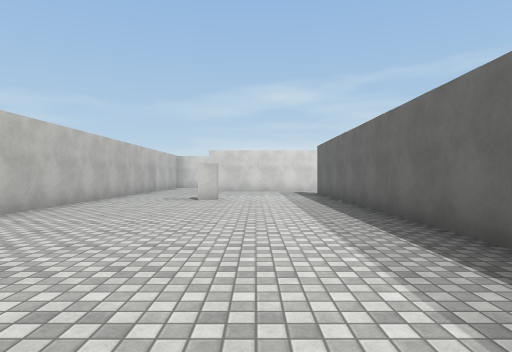
View 1 (above)

24 first-person views from a walk through a Unity game level. The camera is 1.3 m above the floor, looks level and sees 75° across. The floor is counted in squares, 2 m on a side. Each view is taken from the middle of a square. On the plan, view 1 faces up. The plan holds only what a view shows up to about 10 squares ahead; the rest is blank. The player is left out. Surface patterns are stand-ins for the level's own textures.

View 2
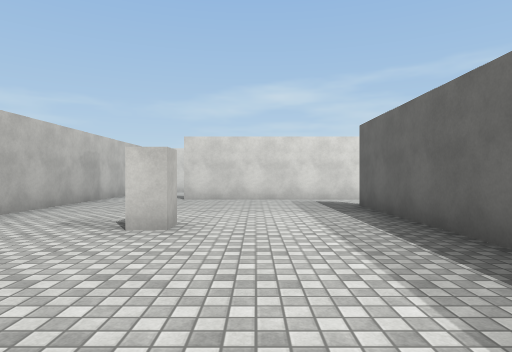

View 3
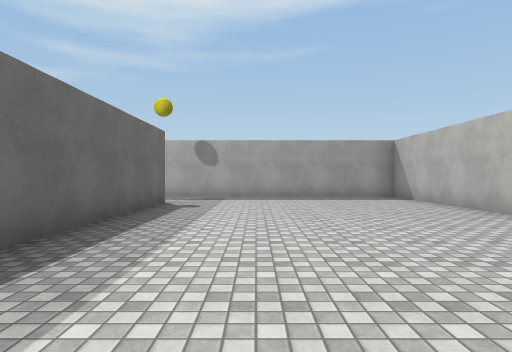

View 4
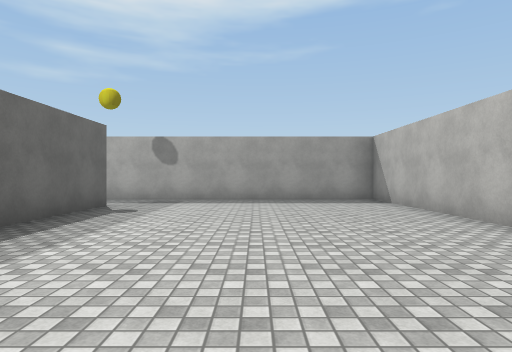

View 5
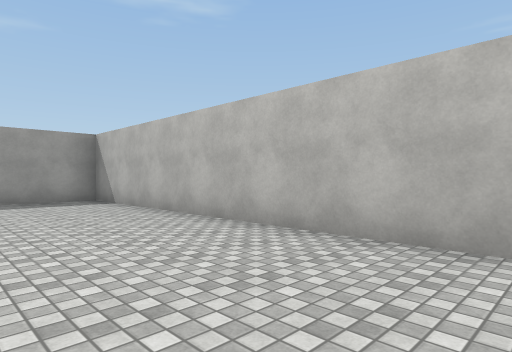

View 6
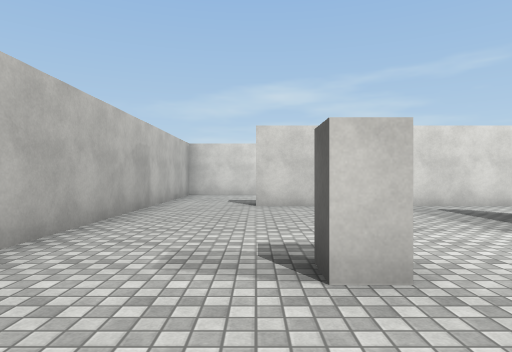

View 7
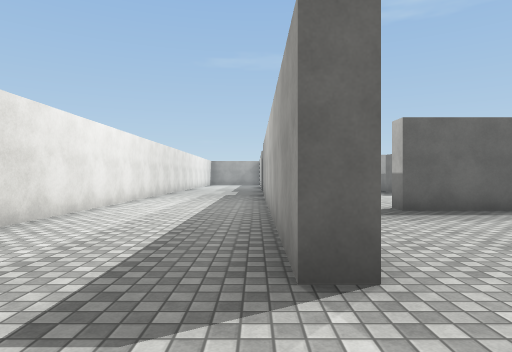

View 8
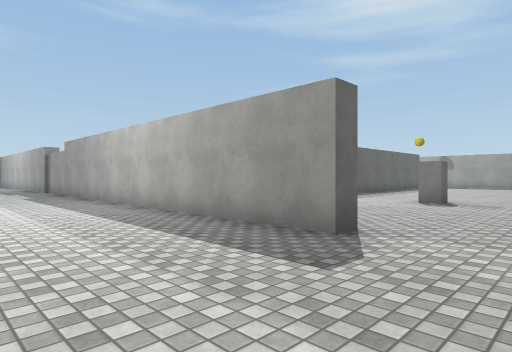

View 9
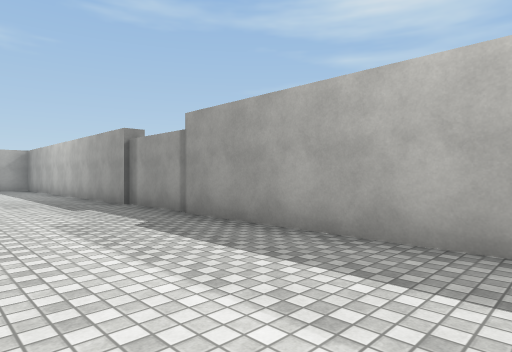

View 10
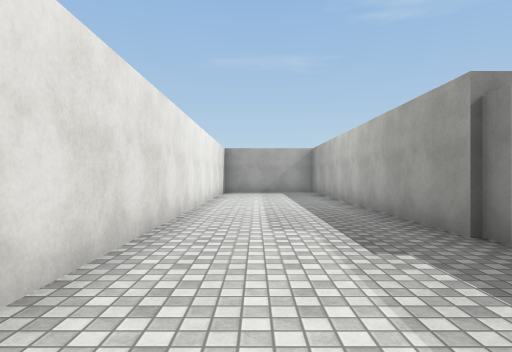

View 11
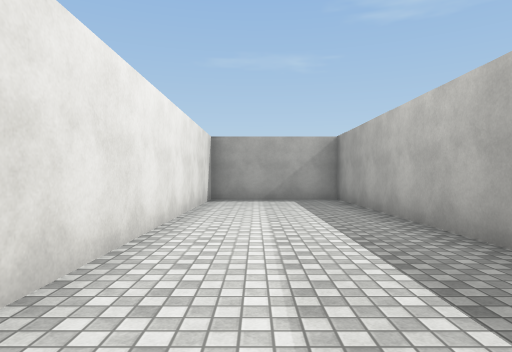

View 12
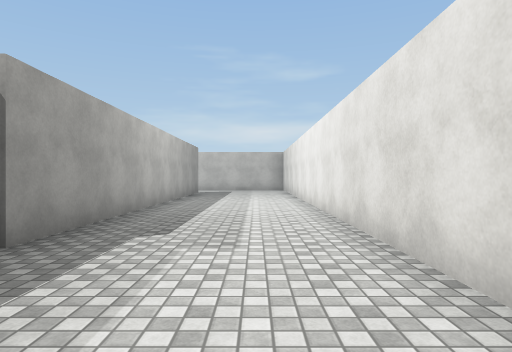

View 13
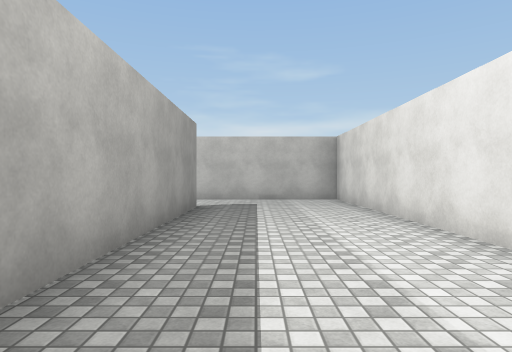

View 14
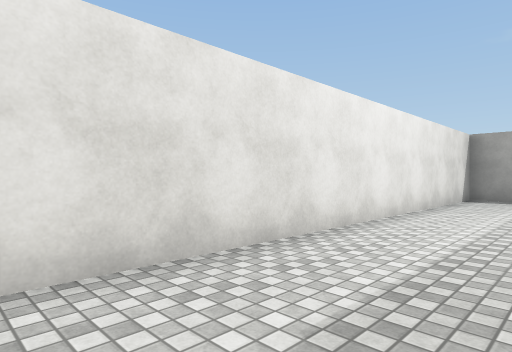

View 15
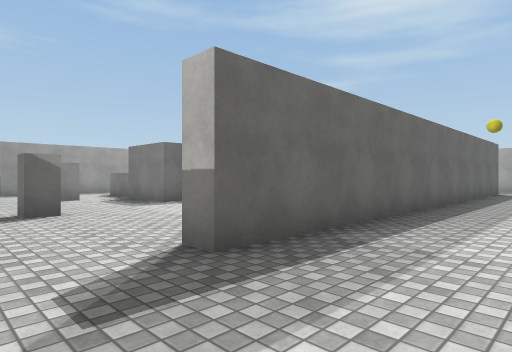

View 16
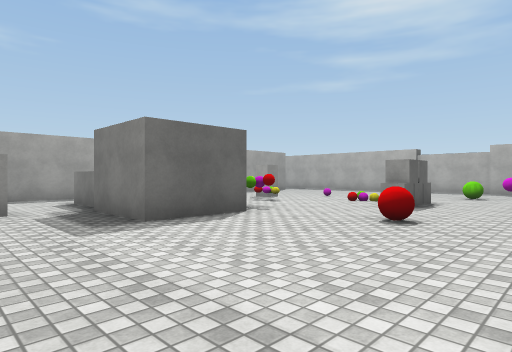

View 17
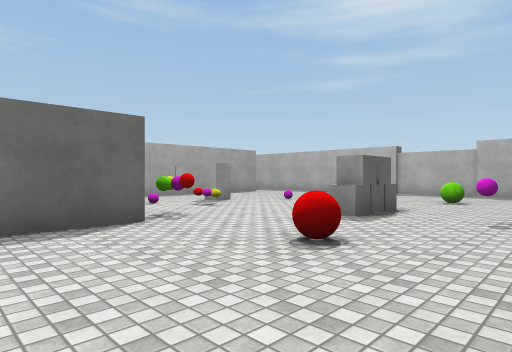

View 18
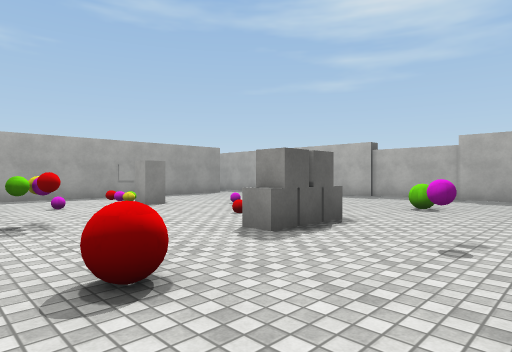

View 19
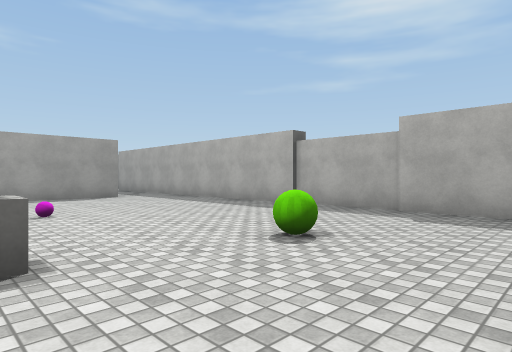

View 20
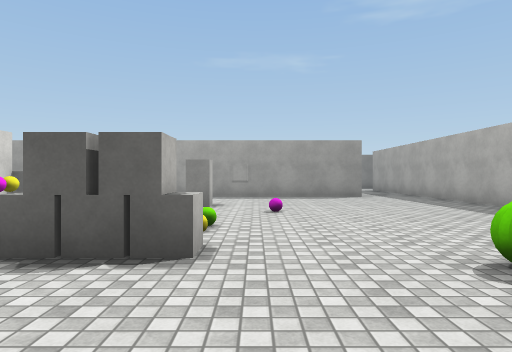

View 21
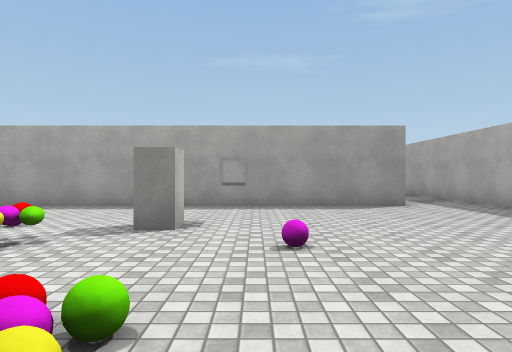

View 22
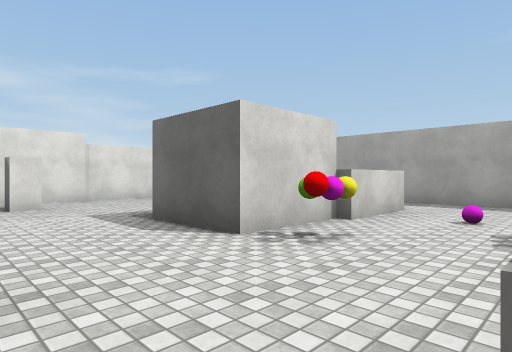

View 23
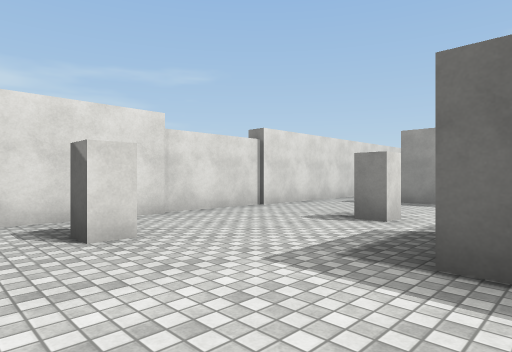

View 24
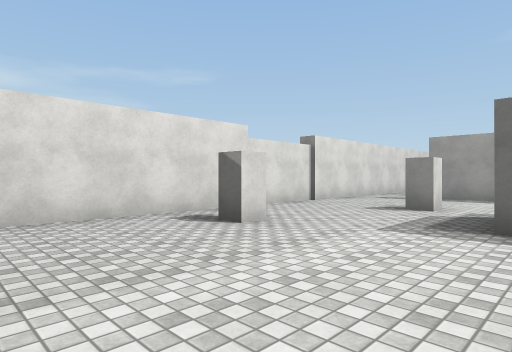

### Floor plan
Ten units are one square. View 1 is at (0, 0); x grows to the right and y downward. Boxes are objects, and circles mark ways between rooms. Rooms are numbered by the first view taken in them; rooms with no view inside come last. Other rooms are left out.
<svg viewBox="-48 -187 256 215">
<path fill="none" stroke="#000" d="M22 2 22 -122M25 -142 -20 -142M-43 -144 -43 23 24 23M-20 -142 -20 -147 203 -147 203 -182 -43 -182 -43 -144M95 -77 75 -77 75 -97 95 -97M102 -95 115 -95M115 -75 95 -75M22 -122 28 -122M132 2 132 -122M24 23 125 23M124 -142 25 -142"/>
<rect x="-15" y="-95" width="10" height="10" fill="#bbb"><title>block</title></rect>
<rect x="35" y="-55" width="10" height="10" fill="#bbb"><title>ball</title></rect>
<rect x="45" y="-15" width="10" height="10" fill="#bbb"><title>green ball</title></rect>
<rect x="45" y="-75" width="10" height="10" fill="#bbb"><title>red ball</title></rect>
<rect x="55" y="-55" width="10" height="20" fill="#bbb"><title>other object</title></rect>
<rect x="55" y="-135" width="10" height="10" fill="#bbb"><title>block</title></rect>
<rect x="65" y="-45" width="10" height="10" fill="#bbb"><title>other object</title></rect>
<rect x="75" y="-75" width="10" height="10" fill="#bbb"><title>other object</title></rect>
<rect x="85" y="-35" width="10" height="10" fill="#bbb"><title>ball</title></rect>
<rect x="85" y="-55" width="10" height="10" fill="#bbb"><title>other object</title></rect>
<rect x="95" y="-45" width="10" height="10" fill="#bbb"><title>block</title></rect>
<rect x="95" y="-65" width="10" height="10" fill="#bbb"><title>ball</title></rect>
<rect x="95" y="-115" width="10" height="10" fill="#bbb"><title>block</title></rect>
<circle cx="-35" cy="-150" r="3" fill="#2a7"/>
<circle cx="20" cy="-135" r="3" fill="#2a7"/>
<circle cx="20" cy="10" r="3" fill="#2a7"/>
<text x="-10" y="-70">1</text>
<text x="80" y="-170">2</text>
<text x="70" y="-60">3</text>
</svg>
Room 1 opens to room 2. Room 1 opens to room 3.

Where each view was taken, in squares from view 1:
view 1: 0 up, 0 right, facing up
view 2: 5 up, 0 right, facing up
view 3: 8 up, 0 right, facing down
view 4: 7 up, 1 left, facing down
view 5: 7 up, 1 left, facing down-left
view 6: 7 up, 2 left, facing up
view 7: 15 up, 4 left, facing right
view 8: 18 up, 4 left, facing down-right
view 9: 18 up, 3 right, facing down-right
view 10: 17 up, 7 right, facing right
view 11: 17 up, 11 right, facing right
view 12: 17 up, 11 right, facing left
view 13: 16 up, 5 right, facing left
view 14: 16 up, 10 right, facing up-right
view 15: 14 up, 0 right, facing down-right
view 16: 12 up, 3 right, facing down-right
view 17: 10 up, 3 right, facing down-right
view 18: 8 up, 3 right, facing down-right
view 19: 4 up, 3 right, facing down-right
view 20: 3 up, 3 right, facing right
view 21: 3 up, 6 right, facing right
view 22: 5 up, 5 right, facing up-right
view 23: 9 up, 5 right, facing up-right
view 24: 9 up, 3 right, facing up-right
